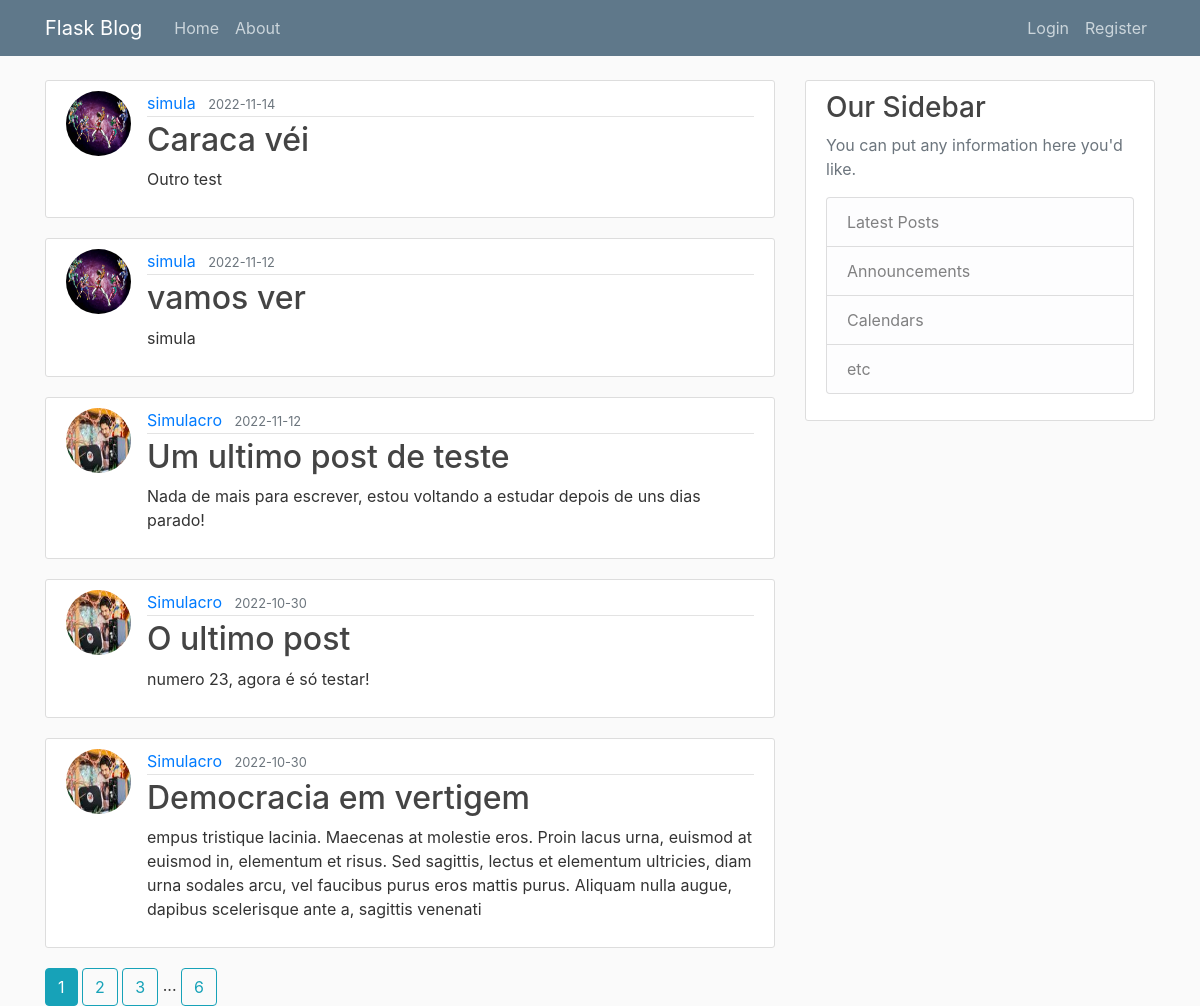
Page /home on the earlier database version.
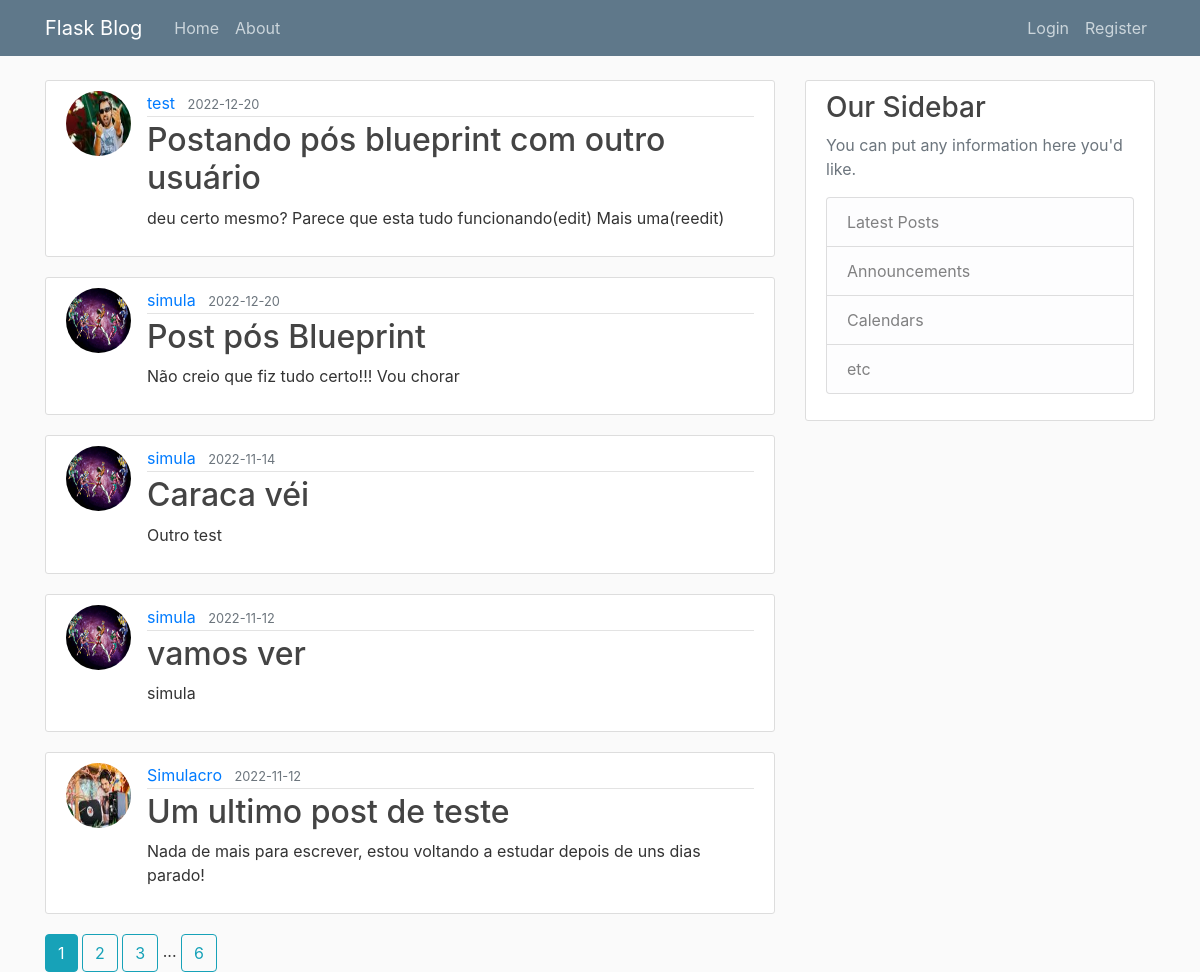
Same page on the later database version.
### flaskblog/models.py (models this page shows, shortened)
class Post(db.Model):
    id = db.Column(db.Integer,primary_key=True)
    title = db.Column(db.String(100), nullable=False)
    date_posted = db.Column(db.DateTime, nullable=False, default=datetime.utcnow)
    content = db.Column(db.Text, nullable=False)
    user_id = db.Column(db.Integer, db.ForeignKey('user.id'), nullable=False)

class User(db.Model, UserMixin):
    id = db.Column(db.Integer,primary_key=True)
    username = db.Column(db.String(20), unique=True, nullable=False)
    email = db.Column(db.String(120), unique=True, nullable=False)
    image_file = db.Column(db.String(20), nullable=False, default='default.jpg')
    password = db.Column(db.String(60), nullable=False)
    posts = db.relationship('Post', backref='author', lazy=True)

### flaskblog/main/routes.py (the view)
@main.route("/")
@main.route("/home")
def home():
    page = request.args.get('page',1, type=int)
    posts = Post.query.order_by(Post.date_posted.desc()).paginate(page=page, per_page=5)
    return render_template('home.html',title='Posts', posts=posts)

### flaskblog/templates/home.html
{% extends "layout.html"%}
{% block content %}
    {% for post in posts.items %}
        <article class="media content-section">
            <img class='rounded-circle article-img' src="{{ url_for('static', filename='profile_pics/' + post.author.image_file) }}">
            <div class="media-body">
            <div class="article-metadata">
                <a class="mr-2" href="{{ url_for('users.user_post', username=post.author.username) }}">{{ post.author.username }}</a>
                <small class="text-muted">{{ post.date_posted.strftime('%Y-%m-%d') }}</small>
            </div>
            <h2><a class="article-title" href="{{ url_for('posts.post', post_id=post.id) }}">{{ post.title }}</a></h2>
            <p class="article-content">{{ post.content }}</p>
            </div>
        </article>
    {% endfor%}
    {% for page_num in posts.iter_pages(left_edge=1, right_edge=1, left_current=1, right_current=2) %}
        {% if page_num %}
            {% if posts.page == page_num %}
                <a class="btn btn-info mb4" href="{{ url_for('main.home', page=page_num) }}">{{ page_num }}</a>
            {% else%}
                <a class="btn btn-outline-info mb4" href="{{ url_for('main.home', page=page_num) }}">{{ page_num }}</a>
            {% endif %}
        {% else%}
            ...
        {% endif %}
    {% endfor%}
{% endblock %}

### flaskblog/templates/layout.html (shortened to what this page needs)
<!DOCTYPE html>
<html lang="en">
<head>
    <link rel="stylesheet" href="https://maxcdn.bootstrapcdn.com/bootstrap/4.0.0/css/bootstrap.min.css">
    <link rel="stylesheet" type="text/css" href="{{ url_for('static', filename='main.css') }}">
</head>
<body>
    <header class="site-header">
        <nav class="navbar navbar-expand-md navbar-dark bg-steel fixed-top">
          <div class="container">
            <a class="navbar-brand mr-4" href="{{ url_for('main.home') }}">Flask Blog</a>
            <div class="collapse navbar-collapse" id="navbarToggle">
              <div class="navbar-nav mr-auto">
                <a class="nav-item nav-link" href="{{ url_for('main.home') }}">Home</a>
                <a class="nav-item nav-link" href="{{ url_for('main.about') }}">About</a>
              </div>
              <div class="navbar-nav">
                {% if current_user.is_authenticated %}
                  <a class="nav-item nav-link" href="{{ url_for('posts.new_post') }}">New Post</a>
                  <a class="nav-item nav-link" href="{{ url_for('users.account') }}">Account</a>
                  <a class="nav-item nav-link" href="{{ url_for('users.logout') }}">Logout</a>
                {% else %}
                  <a class="nav-item nav-link" href="{{ url_for('users.login') }}">Login</a>
                  <a class="nav-item nav-link" href="{{ url_for('users.register') }}">Register</a>
                {% endif %}
              </div>
            </div>
          </div>
        </nav>
    </header>
    <main role="main" class="container">
        <div class="row">
          <div class="col-md-8">
            {% block content %}{% endblock %}
          </div>
          <div class="col-md-4">
            <div class="content-section">
              <h3>Our Sidebar</h3>
              <p class='text-muted'>You can put any information here you'd like.
                <ul class="list-group">
                  <li class="list-group-item list-group-item-light">Latest Posts</li>
                  <li class="list-group-item list-group-item-light">Announcements</li>
                  <li class="list-group-item list-group-item-light">Calendars</li>
                  <li class="list-group-item list-group-item-light">etc</li>
                </ul>
              </p>
            </div>
          </div>
        </div>
    </main>
</body>

### flaskblog/static/main.css (style rules this page uses)
body { background: #fafafa; color: #333333; margin-top: 5rem; }
h1, h2, h3, h4, h5, h6 { color: #444444; }
.bg-steel { background-color: #5f788a; }
.site-header .navbar-nav .nav-link { color: #cbd5db; }
.content-section { background: #ffffff; padding: 10px 20px; border: 1px solid #dddddd; border-radius: 3px; margin-bottom: 20px; }
.article-title { color: #444444; }
.article-content { white-space: pre-line; }
.article-img { height: 65px; width: 65px; margin-right: 16px; }
.article-metadata { padding-bottom: 1px; margin-bottom: 4px; border-bottom: 1px solid #e3e3e3 }

Differences in the rows shown:
no longer on this page (row unchanged): Post: image_file (picture), author.username "Simulacro", date_posted "2022-10-30", title "O ultimo post", content "numero 23, agora é só testar!"
no longer on this page (row unchanged): Post: image_file (picture), author.username "Simulacro", date_posted "2022-10-30", title "Democracia em vertigem", content "empus tristique lacinia. Maecenas at molestie eros. Proin lacus urna, euismod at euismod in, elementum et risus. Sed sagittis, lectus et elementum ultricies, diam urna sodales arcu, vel faucibus purus eros mattis purus. Aliquam nulla augue, dapibus scelerisque ante a, sagittis venenati"
added Post: image_file (picture), author.username "test", date_posted "2022-12-20", title "Postando pós blueprint com outro usuário", content "deu certo mesmo? Parece que esta tudo funcionando(edit) Mais uma(reedit)"
added Post: image_file (placeholder picture), author.username "simula", date_posted "2022-12-20", title "Post pós Blueprint", content "Não creio que fiz tudo certo!!! Vou chorar"
